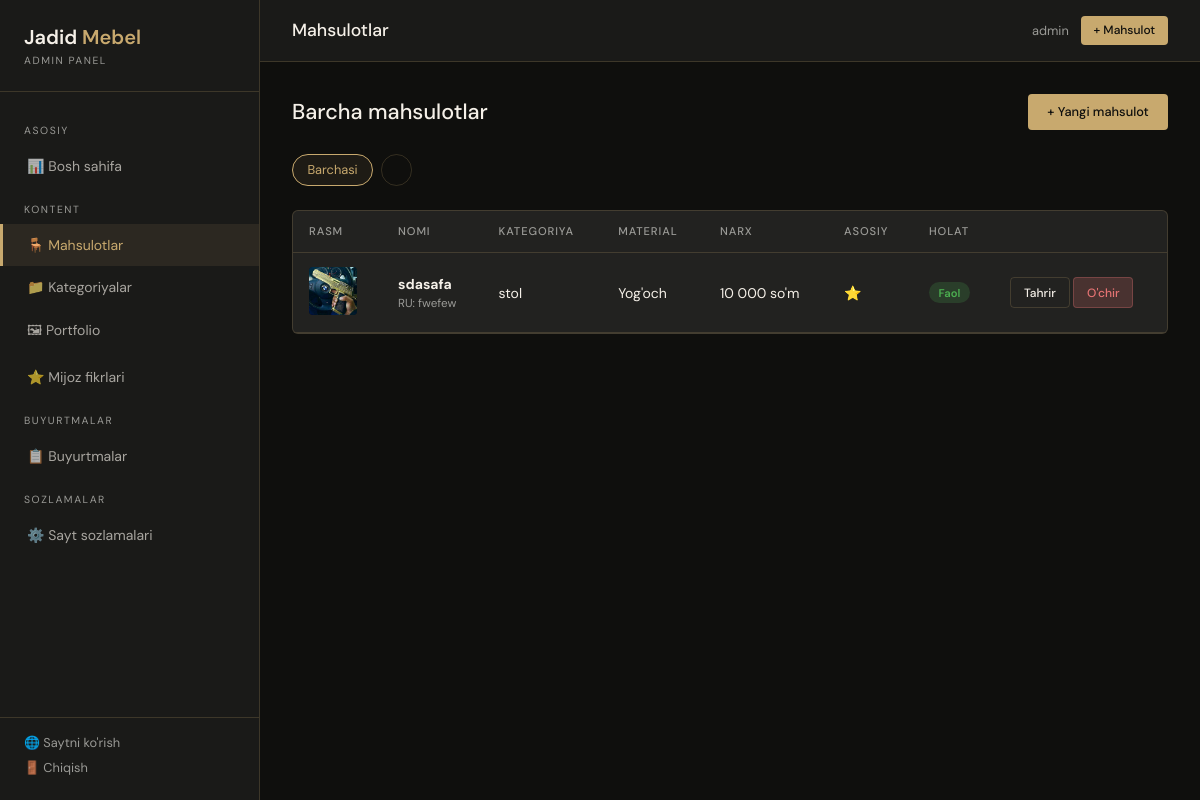
Page /dashboard/mahsulotlar/ (signed in) on the committed database.
### main/models.py (models this page shows, shortened)
class TranslatableMixin:
    def get_t(self, field):
        lang = get_lang()
        for code in (lang, 'uz', 'ru', 'en'):
            val = getattr(self, f'{field}_{code}', None)
            if val:
                return val
        return ''

class Category(TranslatableMixin, models.Model):
    name_uz = models.CharField(max_length=100, verbose_name="Nomi (O'zbek)")
    name_ru = models.CharField(max_length=100, blank=True, verbose_name='Nomi (Rus)')
    name_en = models.CharField(max_length=100, blank=True, verbose_name='Nomi (Ingliz)')
    slug = models.SlugField(unique=True)
    icon = models.CharField(max_length=50, blank=True, default='🪑', verbose_name="Emoji belgisi")
    order = models.PositiveIntegerField(default=0, verbose_name="Tartib")
    class Meta:
        verbose_name = "Kategoriya"
        verbose_name_plural = "Kategoriyalar"
        ordering = ['order']

class Product(TranslatableMixin, models.Model):
    MATERIAL_CHOICES = [
        ('yogoch', "yogoch"),
        ('mdf', 'mdf'),
        ('metall', 'metall'),
        ('shisha', 'shisha'),
        ('kombinatsiya', 'kombinatsiya'),
    ]
    category = models.ForeignKey(Category, on_delete=models.CASCADE, related_name='products', verbose_name="Kategoriya")
    name_uz = models.CharField(max_length=200, verbose_name="Nomi (O'zbek)")
    name_ru = models.CharField(max_length=200, blank=True, verbose_name='Nomi (Rus)')
    name_en = models.CharField(max_length=200, blank=True, verbose_name='Nomi (Ingliz)')
    description_uz = models.TextField(blank=True, verbose_name="Tavsif (O'zbek)")
    description_ru = models.TextField(blank=True, verbose_name='Tavsif (Rus)')
    description_en = models.TextField(blank=True, verbose_name='Tavsif (Ingliz)')
    material = models.CharField(max_length=50, choices=MATERIAL_CHOICES, default='yogoch', verbose_name="Material")
    color_uz = models.CharField(max_length=100, blank=True, verbose_name="Rang (O'zbek)")
    color_ru = models.CharField(max_length=100, blank=True, verbose_name='Rang (Rus)')
    color_en = models.CharField(max_length=100, blank=True, verbose_name='Rang (Ingliz)')
    price = models.DecimalField(max_digits=12, decimal_places=0, null=True, blank=True, verbose_name="Narx (so'm)")
    image = models.ImageField(upload_to='products/', verbose_name="Rasm")
    is_featured = models.BooleanField(default=False, verbose_name="Asosiy sahifada ko'rsatish")
    is_active = models.BooleanField(default=True, verbose_name="Faol")
    created_at = models.DateTimeField(auto_now_add=True)
    class Meta:
        verbose_name = "Mahsulot"
        verbose_name_plural = "Mahsulotlar"
        ordering = ['-created_at']
    def get_material_display(self):
        return translate(f'mat.{self.material}')
    def get_price_display(self):
        if self.price:
            amount = f"{int(self.price):,}".replace(',', ' ')
            suffix = {'uz': "so'm", 'ru': 'сум', 'en': 'UZS'}.get(get_lang(), "so'm")
            return f"{amount} {suffix}"
        return translate('common.price_ask')

### dashboard/views.py (the view)
# urls.py: path('mahsulotlar/', views.product_list, name='dashboard_product_list'),
@login_required
def product_list(request):
    category_id = request.GET.get('category')
    qs = Product.objects.select_related('category').order_by('-created_at')
    if category_id:
        qs = qs.filter(category_id=category_id)
    return render(request, 'dashboard/product_list.html', {
        'products': qs,
        'categories': Category.objects.all(),
        'active_category': category_id,
    })

### dashboard/context_processors.py (called while the page is built)
def dashboard_stats(request):
    if request.path.startswith('/dashboard/') and request.user.is_authenticated:
        return {'new_orders_count': Order.objects.filter(status='new').count()}
    return {'new_orders_count': 0}

### main/context_processors.py (called while the page is built)
def site_settings(request):
    settings_obj, _ = SiteSettings.objects.get_or_create(pk=1)
    return {'settings': settings_obj}

def language_switcher(request):
    current = translation.get_language() or settings.LANGUAGE_CODE
    languages = []
    for code, label in settings.LANGUAGES:
        try:
            url = translate_url(request.path, code) if request.path else f'/{code}/'
        except Exception:
            url = f'/{code}/'
        languages.append({
            'code': code,
            'label': label,
            'url': url,
            'active': current[:2] == code,
        })
    return {
        'current_language': current[:2],
        'language_choices': languages,
    }

### main/i18n_utils.py (called while the page is built)
def get_lang():
    lang = (translation.get_language() or 'uz')[:2]
    return lang if lang in SUPPORTED else 'uz'

### main/translations.py (called while the page is built)
def translate(key, lang=None):
    from .i18n_utils import get_lang
    lang = lang or get_lang()
    entry = TRANSLATIONS.get(key, {})
    return entry.get(lang) or entry.get('uz') or key

### templates/dashboard/product_list.html (shortened to what this page needs)
{% extends 'dashboard/base.html' %}
{% block page_heading %}Mahsulotlar{% endblock %}
{% block content %}
<div class="page-header">
    <h2>Barcha mahsulotlar</h2>
    <a href="{% url 'dashboard_product_add' %}" class="btn btn-gold">+ Yangi mahsulot</a>
</div>
<div class="filter-tabs">
    <a href="{% url 'dashboard_product_list' %}" class="filter-tab {% if not active_category %}active{% endif %}">Barchasi</a>
    {% for cat in categories %}
    <a href="?category={{ cat.id }}" class="filter-tab {% if active_category == cat.id|stringformat:'s' %}active{% endif %}">{{ cat.name }}</a>
    {% endfor %}
</div>
<div class="card" style="padding:0;overflow:hidden;">
    <div class="table-wrap">
        <table>
            <thead>
                <tr>
                    <th>Rasm</th>
                    <th>Nomi</th>
                    <th>Kategoriya</th>
                    <th>Material</th>
                    <th>Narx</th>
                    <th>Asosiy</th>
                    <th>Holat</th>
                    <th></th>
                </tr>
            </thead>
            <tbody>
                {% for p in products %}
                <tr>
                    <td>{% if p.image %}<img src="{{ p.image.url }}" class="thumb" alt="">{% else %}—{% endif %}</td>
                    <td><strong>{{ p.name_uz }}</strong>{% if p.name_ru %}<br><small style="color:var(--gray);">RU: {{ p.name_ru }}</small>{% endif %}</td>
                    <td>{{ p.category.name_uz }}</td>
                    <td>{{ p.get_material_display }}</td>
                    <td>{{ p.get_price_display }}</td>
                    <td>{% if p.is_featured %}⭐{% else %}—{% endif %}</td>
                    <td>{% if p.is_active %}<span class="badge badge-done">Faol</span>{% else %}<span class="badge badge-cancel">Yashirin</span>{% endif %}</td>
                    <td style="white-space:nowrap;">
                        <a href="{% url 'dashboard_product_edit' p.pk %}" class="btn btn-outline btn-sm">Tahrir</a>
                        <a href="{% url 'dashboard_product_delete' p.pk %}" class="btn btn-danger btn-sm">O'chir</a>
                    </td>
                </tr>
                {% empty %}
                <tr><td colspan="8" style="text-align:center;padding:2rem;color:var(--gray);">Mahsulot yo'q. Birinchi mahsulotni qo'shing.</td></tr>
                {% endfor %}
            </tbody>
        </table>
    </div>
</div>
{% endblock %}

### templates/dashboard/base.html (shortened to what this page needs)
<!DOCTYPE html>
<html lang="uz">
<head>
</head>
<body>
<aside class="sidebar" id="sidebar">
    <div class="sidebar-brand">
        Jadid <em>Mebel</em>
        <small>Admin panel</small>
    </div>
    <nav class="sidebar-nav">
        <div class="nav-section">Asosiy</div>
        <a href="{% url 'dashboard_home' %}" class="nav-link {% if request.resolver_match.url_name == 'dashboard_home' %}active{% endif %}">📊 Bosh sahifa</a>
        <div class="nav-section">Kontent</div>
        <a href="{% url 'dashboard_product_list' %}" class="nav-link {% if 'product' in request.resolver_match.url_name %}active{% endif %}">🪑 Mahsulotlar</a>
        <a href="{% url 'dashboard_category_list' %}" class="nav-link {% if 'category' in request.resolver_match.url_name %}active{% endif %}">📁 Kategoriyalar</a>
        <a href="{% url 'dashboard_portfolio_list' %}" class="nav-link {% if 'portfolio' in request.resolver_match.url_name %}active{% endif %}">🖼 Portfolio</a>
        <a href="{% url 'dashboard_review_list' %}" class="nav-link {% if 'review' in request.resolver_match.url_name %}active{% endif %}">⭐ Mijoz fikrlari</a>
        <div class="nav-section">Buyurtmalar</div>
        <a href="{% url 'dashboard_order_list' %}" class="nav-link {% if 'order' in request.resolver_match.url_name %}active{% endif %}">
            📋 Buyurtmalar
        </a>
        <div class="nav-section">Sozlamalar</div>
        <a href="{% url 'dashboard_settings' %}" class="nav-link {% if request.resolver_match.url_name == 'dashboard_settings' %}active{% endif %}">⚙️ Sayt sozlamalari</a>
    </nav>
    <div class="sidebar-footer">
        <a href="{% url 'home' %}" target="_blank">🌐 Saytni ko'rish</a>
        <a href="{% url 'dashboard_logout' %}">🚪 Chiqish</a>
    </div>
</aside>
<div class="main-wrap">
    <header class="topbar">
        <h1>{% block page_heading %}Admin panel{% endblock %}</h1>
        <div class="topbar-actions">
            <span class="topbar-user">{{ request.user.username }}</span>
            <a href="{% url 'dashboard_product_add' %}" class="btn btn-gold btn-sm">+ Mahsulot</a>
        </div>
    </header>
    <div class="content">
        {% block content %}{% endblock %}
    </div>
</div>
</body>
</html>

### templates/dashboard/base.html (style rules this page uses)
*, *::before, *::after { margin: 0; padding: 0; box-sizing: border-box; }
:root { --bg: #0f0f0d; --sidebar: #1a1a18; --card: #222220; --border: rgba(200,169,110,0.2); --gold: #c8a96e; --cream: #f5f0e8; --gray: #9a9a96; --green: #4caf50; --red: #e57373; --font: 'DM Sans', sans-serif; }
body { font-family: var(--font); background: var(--bg); color: var(--cream); min-height: 100vh; display: flex; }
.sidebar { width: 260px; background: var(--sidebar); border-right: 1px solid var(--border); display: flex; flex-direction: column; position: fixed; top: 0; left: 0; bottom: 0; z-index: 100; transition: transform 0.3s ease; }
.sidebar-brand { padding: 1.5rem; border-bottom: 1px solid var(--border); font-size: 1.25rem; font-weight: 600; }
.sidebar-brand em { color: var(--gold); font-style: normal; }
.sidebar-brand small { display: block; font-size: 0.65rem; color: var(--gray); letter-spacing: 0.15em; text-transform: uppercase; margin-top: 0.25rem; font-weight: 400; }
.sidebar-nav { flex: 1; padding: 1rem 0; overflow-y: auto; }
.nav-section { font-size: 0.65rem; letter-spacing: 0.15em; text-transform: uppercase; color: var(--gray); padding: 1rem 1.5rem 0.5rem; }
.nav-link { display: flex; align-items: center; gap: 0.75rem; padding: 0.75rem 1.5rem; color: rgba(245,240,232,0.65); text-decoration: none; font-size: 0.875rem; transition: all 0.2s; border-left: 3px solid transparent; }
.nav-link.active { background: rgba(200,169,110,0.1); color: var(--gold); border-left-color: var(--gold); }
.sidebar-footer { padding: 1rem 1.5rem; border-top: 1px solid var(--border); }
.sidebar-footer a { color: var(--gray); font-size: 0.8rem; text-decoration: none; display: block; margin-bottom: 0.5rem; }
.main-wrap { margin-left: 260px; flex: 1; min-height: 100vh; display: flex; flex-direction: column; }
.topbar { background: var(--sidebar); border-bottom: 1px solid var(--border); padding: 1rem 2rem; display: flex; align-items: center; justify-content: space-between; position: sticky; top: 0; z-index: 50; }
.topbar h1 { font-size: 1.1rem; font-weight: 500; }
.topbar-actions { display: flex; gap: 0.75rem; align-items: center; }
.topbar-user { font-size: 0.8rem; color: var(--gray); }
.content { padding: 2rem; flex: 1; }
.card { background: var(--card); border: 1px solid var(--border); border-radius: 6px; padding: 1.5rem; margin-bottom: 1.5rem; }
.btn { display: inline-flex; align-items: center; gap: 0.4rem; padding: 0.6rem 1.2rem; font-size: 0.8rem; font-weight: 500; border: none; border-radius: 4px; cursor: pointer; text-decoration: none; font-family: var(--font); transition: all 0.2s; }
.btn-gold { background: var(--gold); color: var(--bg); }
.btn-outline { background: transparent; color: var(--cream); border: 1px solid var(--border); }
.btn-danger { background: rgba(229,115,115,0.2); color: var(--red); border: 1px solid rgba(229,115,115,0.3); }
.btn-sm { padding: 0.4rem 0.8rem; font-size: 0.75rem; }
.table-wrap { overflow-x: auto; }
table { width: 100%; border-collapse: collapse; font-size: 0.875rem; }
th, td { padding: 0.85rem 1rem; text-align: left; border-bottom: 1px solid var(--border); }
th { color: var(--gray); font-size: 0.7rem; letter-spacing: 0.08em; text-transform: uppercase; font-weight: 500; }
.thumb { width: 48px; height: 48px; object-fit: cover; border-radius: 4px; background: var(--bg); }
.badge { display: inline-block; padding: 0.2rem 0.6rem; border-radius: 100px; font-size: 0.7rem; font-weight: 600; }
.badge-done { background: rgba(76,175,80,0.2); color: var(--green); }
.page-header { display: flex; justify-content: space-between; align-items: center; margin-bottom: 1.5rem; flex-wrap: wrap; gap: 1rem; }
.page-header h2 { font-size: 1.35rem; font-weight: 500; }
.filter-tabs { display: flex; gap: 0.5rem; flex-wrap: wrap; margin-bottom: 1.5rem; }
.filter-tab { padding: 0.4rem 0.9rem; border-radius: 100px; font-size: 0.8rem; text-decoration: none; color: var(--gray); border: 1px solid var(--border); transition: all 0.2s; }
.filter-tab:hover, .filter-tab.active { border-color: var(--gold); color: var(--gold); background: rgba(200,169,110,0.08); }

### rows in the picture
Product: image (picture), name_uz "sdasafa", name_ru "fwefew", category.name_uz "stol", material "Yog'och", price "10 000 so'm", is_active "Faol"

### other values in the picture
{{ request.user.username }} "admin"
